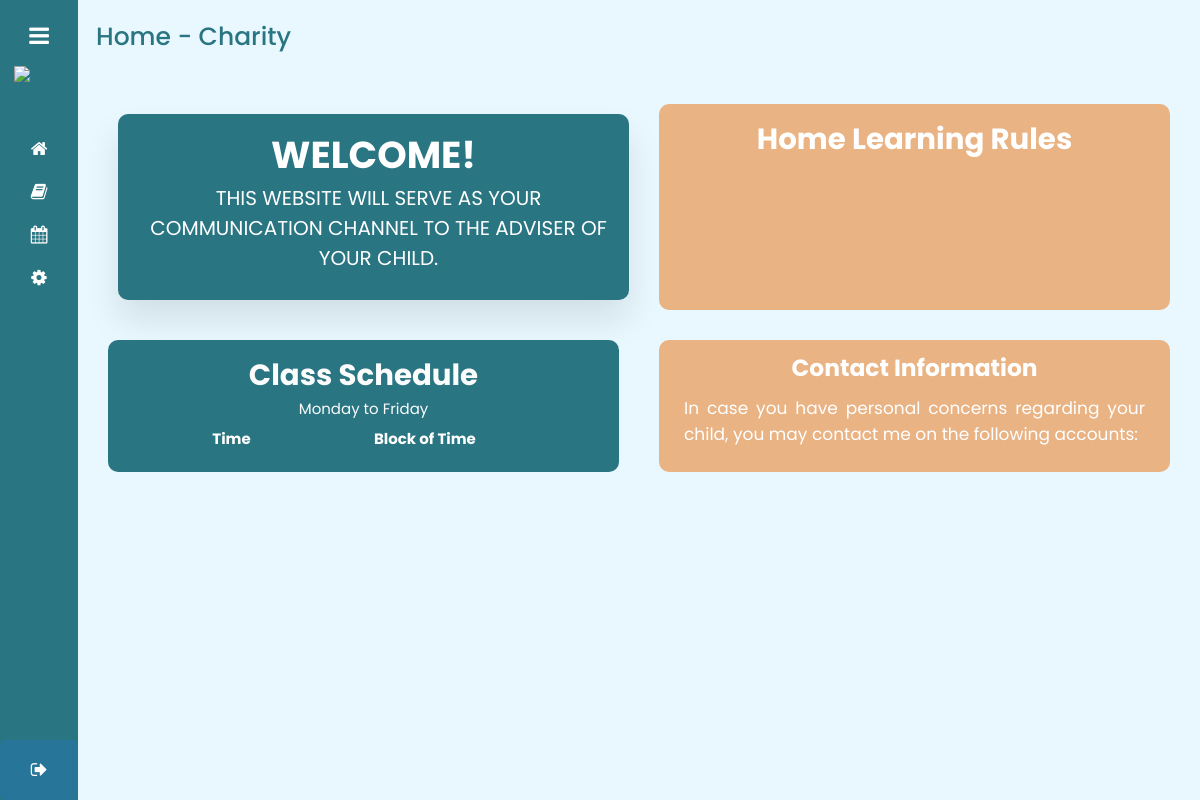
Page /user_home_charity.php (signed in) on the earlier database version.
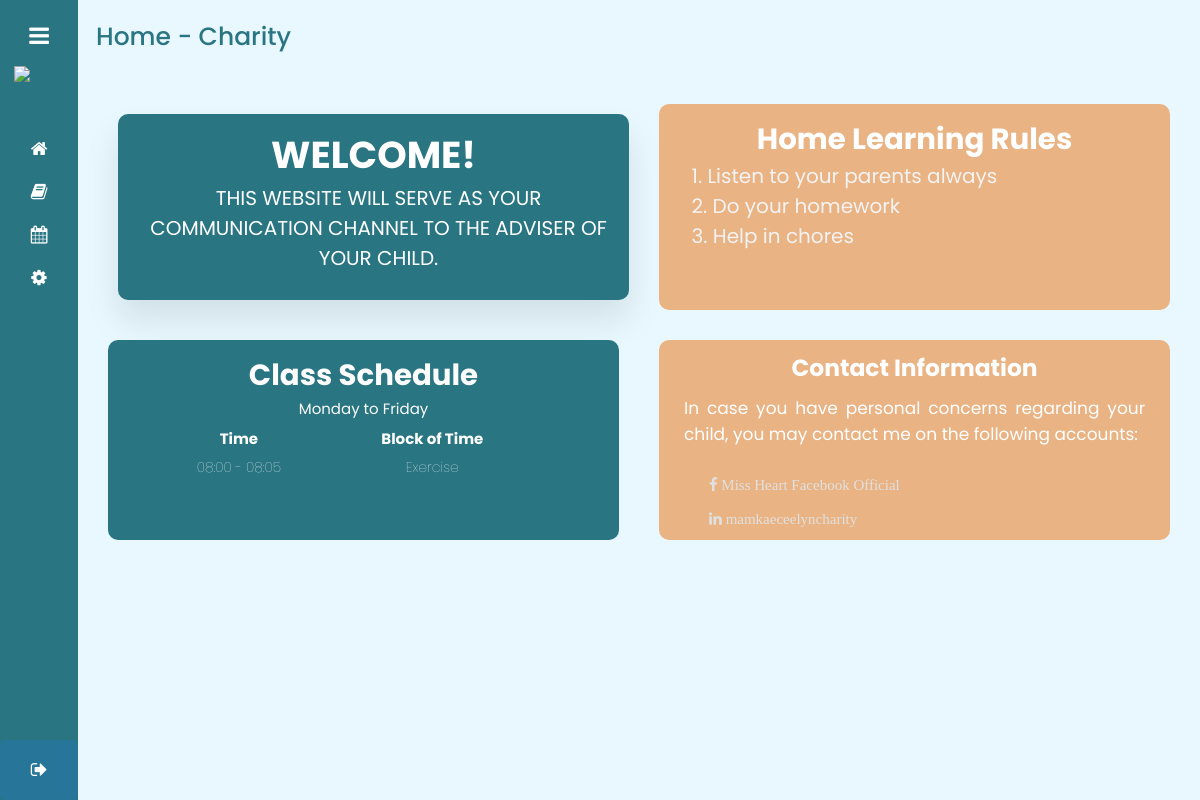
Same page on the later database version.
### tables this page shows
CREATE TABLE `rule` (
  `id` int(11) NOT NULL,
  `rule` varchar(1000) NOT NULL,
  `rule_num` int(11) NOT NULL,
  `section` varchar(11) NOT NULL
);

CREATE TABLE `class_schedule` (
  `id` int(11) NOT NULL,
  `startTime` varchar(20) NOT NULL,
  `endTime` varchar(20) NOT NULL,
  `newSched` varchar(500) NOT NULL,
  `section` varchar(11) NOT NULL
);

CREATE TABLE `contacts` (
  `id` int(11) NOT NULL,
  `contactType` varchar(50) NOT NULL,
  `contactInfo` varchar(100) NOT NULL,
  `section` varchar(11) NOT NULL
);

### user_home_charity.php (the view, shortened to what this page needs)
<!DOCTYPE html>
<html lang="en">
<head>
  <link rel="stylesheet" href="style.css">
  <link rel="stylesheet" href="style2.css">
  <link rel="stylesheet" href="https://cdnjs.cloudflare.com/ajax/libs/font-awesome/4.7.0/css/font-awesome.min.css">
</head>
<body>
  <div class="sidebar">
    <div class="logo_details">
      <i class="fa fa-navicon" id="btn"></i>
    </div>
    <img src="https://i.ibb.co/9gPHTr8/kinder-class-logo-1.png" class="website-logo">
    <ul class="nav-list">
      <li>
        <a href="user_home_charity.php" class="active">
          <i class="fa fa-home"></i>
        </a>
      </li>
      <li>
        <a href="user_performanceTracker_charity.php">
          <i class="fa fa-book"></i>
        </a>
      </li>
      <li>
        <a href="user_eventCalendar_charity.php">
          <i class="fa fa-calendar"></i>
        </a>
      </li>
      <li>
        <a href="user_profile_setting_charity.php">
          <i class="fa fa-gear"></i>
        </a>
      </li>
      <li class="profile">
        <div class="profile_details">
          <div class="profile_content">
            <div class="name">Angelique Garcia</div>
            <div class="designation">Parent</div>
          </div>
        </div>
        <i class="fa fa-sign-out" id="log_out"></i>
      </li>
    </ul>
  </div>
  <section class="home-section">
    <div class="text">Home - Charity</div>
    <div class="grid auto-fit">
      <div class="container">
        <h2>WELCOME!</h2>
        <p>This website will serve as your communication
          channel to the adviser of your child.</p>
      </div>
      <div class="container2">
        <h3>Home Learning Rules</h3>
        <?php
          $conn = mysqli_connect("localhost","root","","kinder_class");
          $rulequery = "SELECT * FROM rule WHERE section='Charity'
          ORDER BY rule_num ASC";
          $result =mysqli_query ($conn,$rulequery);;
          while ($row = mysqli_fetch_assoc($result)) {
        ?>
        <li> <?php echo $row["rule_num"]?>. <?php echo $row["rule"]?></li>
        <?php
          }
        ?>
      </div>
    </div>
    <div class="grid2 auto-fit">
      <div class="container3">
        <h3>Class Schedule</h3>
        <h4>Monday to Friday</h4>
        <div class="sched-data">
          <table class=schedTb>
            <thead>
              <tr>
                <td><span>Time</span></td>
                <td><span>Block of Time</span></td>
              </tr>
            </thead>
            <?php
              $conn3 = mysqli_connect("localhost","root","","kinder_class");
              $schedquery = "SELECT * FROM class_schedule WHERE section='Charity'
              ORDER BY id ASC";
              $result2 =mysqli_query ($conn3,$schedquery);;
              while ($row = mysqli_fetch_assoc($result2)) {
            ?>
            <tbody>
              <td><?php echo $row["startTime"]?> - <?php echo $row["endTime"]?></td>
              <td><?php echo $row["newSched"]?></td>
            </tbody>
            <?php
              }
            ?>
          </table>
        </div>
      </div>
      <div class="container4">
        <h3>Contact Information</h3>
        <p>In case you have personal concerns regarding your child, you may
          contact me on the following accounts:
        </p>
        <?php
          $conn3 = mysqli_connect("localhost","root","","kinder_class");
          $schedquery = "SELECT * FROM contacts WHERE section='Charity'
          ORDER BY id ASC";
          $result2 =mysqli_query ($conn3,$schedquery);;
          while ($row = mysqli_fetch_assoc($result2)) {
        ?>
        <li><i class="fa fa-<?php echo $row["contactType"]?>"> <?php echo $row["contactInfo"]?></i></li>
        <?php
          }
        ?>
      </div>
    </div>
  </section>
</body>
</html>

Differences in the rows shown:
now on this page (row edited): rule: rule_num "1", rule "Listen to your parents always"
added rule: rule_num "2", rule "Do your homework"
added rule: rule_num "3", rule "Help in chores"
added class_schedule: startTime "08:00", endTime "08:05", newSched "Exercise"
now on this page (row edited): contacts: contactInfo "Miss Heart Facebook Official"
added contacts: contactInfo "mamkaeceelyncharity"
